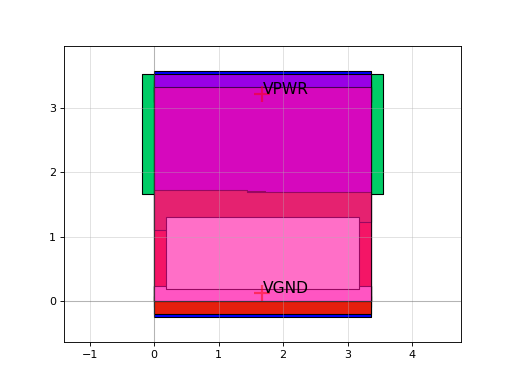

The Python source for this figure:
import sky130

c = sky130.components.sky130_fd_sc_hs__o2bb2ai_1()
c.plot()
